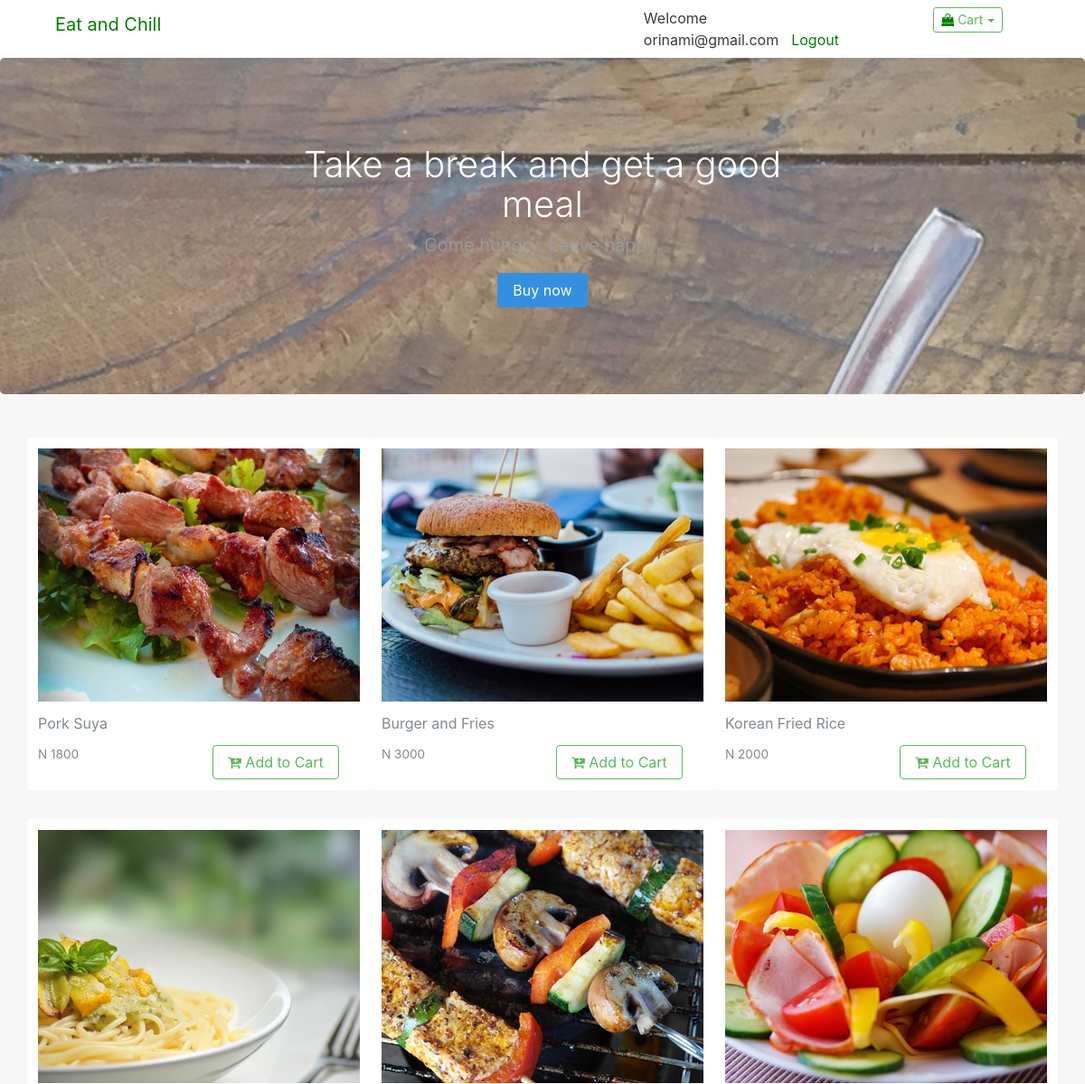
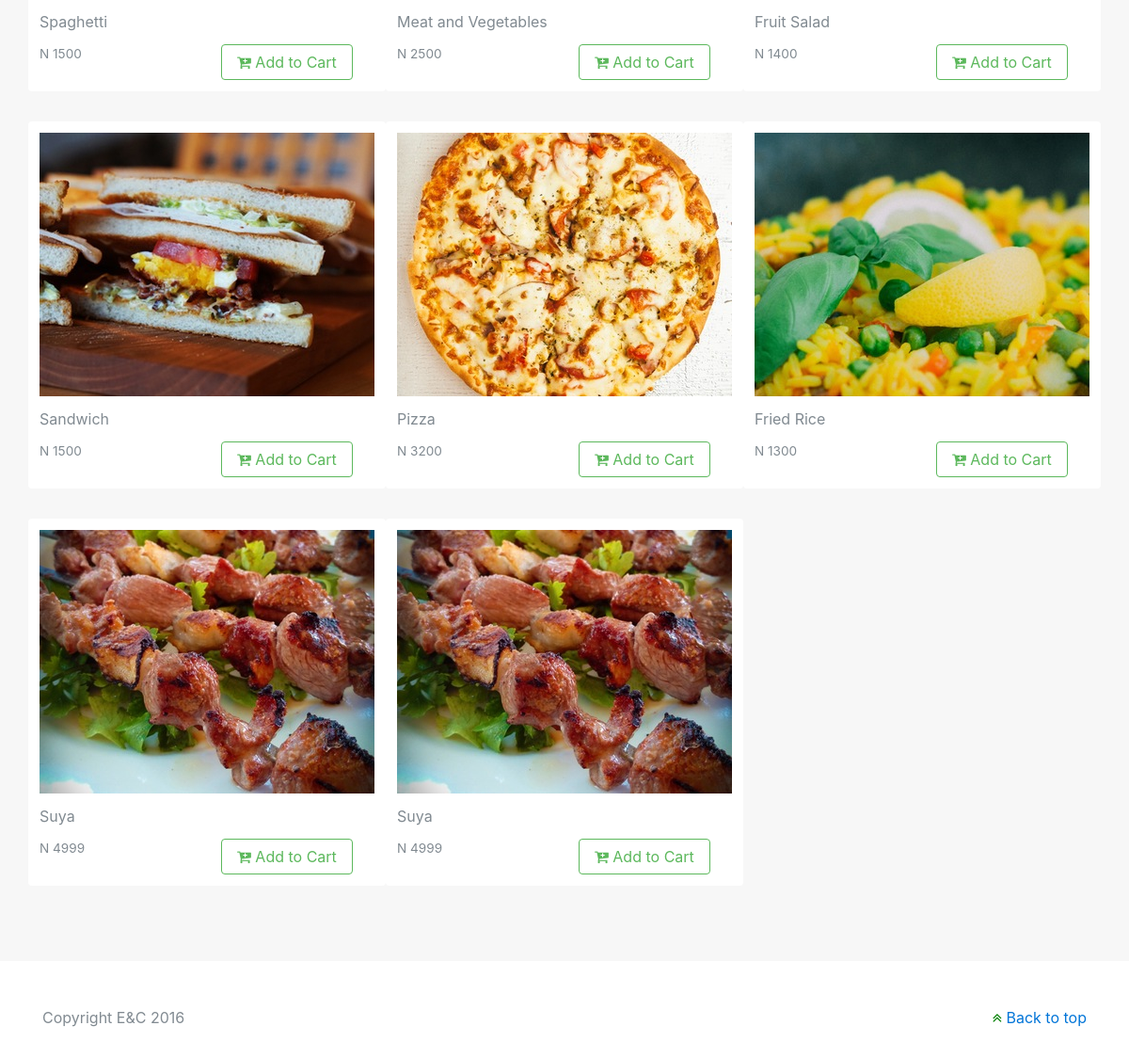
Page /home.php (signed in) on the committed database (2 pictures, top to bottom).
### tables this page shows
CREATE TABLE `food_list` (
  `id` int(11) NOT NULL,
  `name` varchar(128) NOT NULL,
  `price` int(11) NOT NULL,
  `image` text NOT NULL
);

### home.php (the view, shortened to what this page needs)
<?php
$link = mysqli_connect("localhost","root","","se");
$query = "SELECT * FROM food_list";
$result = mysqli_query($link,$query);
$food = [];
while ($row = mysqli_fetch_assoc($result)){
  array_push($food,$row);
}
?>
<!DOCTYPE html>
<html lang="en">
<head>
  <link href="./css/bootstrap.min.css" rel="stylesheet">
  <link href="./css/album.css" rel="stylesheet">
  <link href="./font-awesome/css/font-awesome.min.css" rel="stylesheet"/>
</head>
<body>
  <div class="container">
    <nav class="navbar navbar-static-top navbar-dark">
      <a href="#" class="navbar-brand" id="brandcolor">Eat and Chill</a>
      <div class="container">
        <div class="pull-right">
          <div class="col-md-6 col-lg-9">
            <?php
            if($_SESSION["user_name"]) {
              ?>
              Welcome <?php echo $_SESSION["user_name"]; ?><a href="logout.php"  tite="Logout" style="padding-left: 14px; color: green;">Logout
                <?php
              }
              ?>
            </a>
          </div>
          <div class="col-md-6 col-lg-3">
            <div class="btn-group">
              <button class="btn btn-outline-success btn-sm dropdown-toggle" type="button"  data-toggle="dropdown" aria-haspopup="true" aria-expanded="false"><i class="fa fa-shopping-bag" aria-hidden="true" id="brandcolor"> </i> Cart</button>
            </div>
          </div>
        </div>
      </div>
    </nav>
  </div>
  <section class="jumbotron text-xs-center" id="background">
    <div class="container">
      <h1 class="jumbotron-heading" id="hd">Take a break and get a good meal</h1>
      <p class="lead text-muted" id="hd">Come hungry. Leave happy.</p>
      <p>
        <a href="#" class="btn btn-primary">Buy now</a>
      </p>
    </div>
  </section>
  <div class="album text-muted">
    <div class="container">
      <div class="row">
        <?php
        foreach($food as $key=>$value){
          ?>
          <div class="card">
            <img class="img-fluid" src="./img/<?= $value['image']?>" alt="Food List">
            <p class="card-title"><?= $value['name']?></p>
            <div class="row">
              <div class="col-md-6"><p class="card-text">N <?= $value['price']?></p></div>
              <div class="col-md-6">
                <form action="" method="post">
                  <button class="btn btn-outline-success" type="submit"><i class="fa fa-cart-plus" aria-hidden="true"></i> Add to Cart</button>
                </form>
              </div>
            </div>
          </div>
          <?php
        }
        ?>
      </div>
    </div>
  </div>
  <footer class="text-muted">
    <div class="container">
      <p class="float-xs-right">
        <a href="#"><i class="fa fa-angle-double-up" aria-hidden="true" id="brandcolor"></i> Back to top</a>
      </p>
      <p>Copyright E&C 2016</p>
    </div>
  </footer>
</body>
</html>

### css/album.css (style rules this page uses)
.navbar { margin-bottom: 0; }
.jumbotron { padding-top: 6rem; padding-bottom: 6rem; margin-bottom: 0; background-color: #fff; }
.jumbotron p:last-child { margin-bottom: 0; }
.jumbotron-heading { font-weight: 300; }
.jumbotron .container { max-width: 40rem; }
.album { min-height: 50rem; padding-top: 3rem; padding-bottom: 3rem; background-color: #f7f7f7; }
.card { float: left; width: 33.333%; padding: .75rem; margin-bottom: 2rem; border: 0; }
.card > img { margin-bottom: .75rem; }
.card-text { font-size: 85%; }
footer { padding-top: 3rem; padding-bottom: 3rem; }
footer p { margin-bottom: .25rem; }

### home.php (style rules this page uses)
#background { overflow: hidden; background:url('./img/background.jpeg') no-repeat center center fixed ; background-size: 100%; -webkit-background-size: cover; -moz-background-size: cover; -o-background-size: cover; background-size: cover; background-color: transparent; opacity: 0.8; }
#hd { color: white; }
#brandcolor { color:green; }

### rows in the picture
food_list: image (picture), name "Pork Suya", price "1800"
food_list: image (picture), name "Burger and Fries", price "3000"
food_list: image (picture), name "Korean Fried Rice", price "2000"
food_list: image (picture), name "Spaghetti", price "1500"
food_list: image (picture), name "Meat and Vegetables", price "2500"
food_list: image (picture), name "Fruit Salad", price "1400"
food_list: image (picture), name "Sandwich", price "1500"
food_list: image (picture), name "Pizza", price "3200"
food_list: image (picture), name "Fried Rice", price "1300"
food_list: image (picture), name "Suya", price "4999"
food_list: image (picture), name "Suya", price "4999"

### other values in the picture
$_SESSION["user_name"] "orinami@gmail.com"
